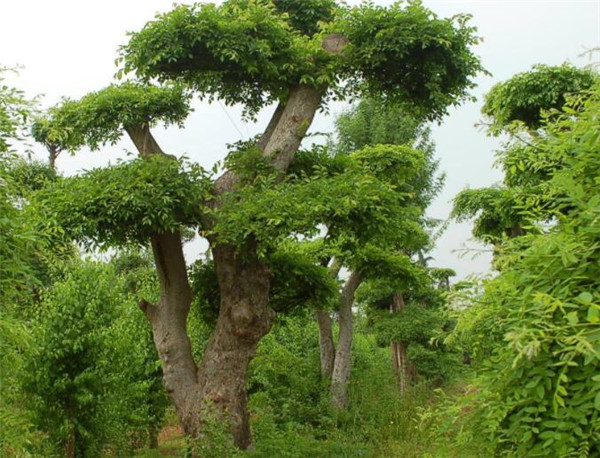
//> input picture TEST_14/Tree.jpg, 600 x 458 px
$ ./main   (built with g++ and OpenCV 4)
//> lines starting //> are read from the running program, lines starting //| are printed output that depends on the picture; after the words box and inside, x2 and y2 are one past the last pixel; in counts of white or black regions, pixels touching at a corner belong together
#include<opencv2/opencv.hpp>
#include<opencv2/highgui.hpp>
#include <iostream>

using namespace cv;
using namespace std;

Mat src,dst,gray,two;
int main()
{
	src = imread("Tree.jpg", IMREAD_UNCHANGED);
//> src is the input picture: 458 rows x 600 cols, CV_8UC3; mean B, G, R 73.1, 125.9, 108.8
	imshow("image",src);
	cvtColor(src,gray,COLOR_BGR2GRAY);
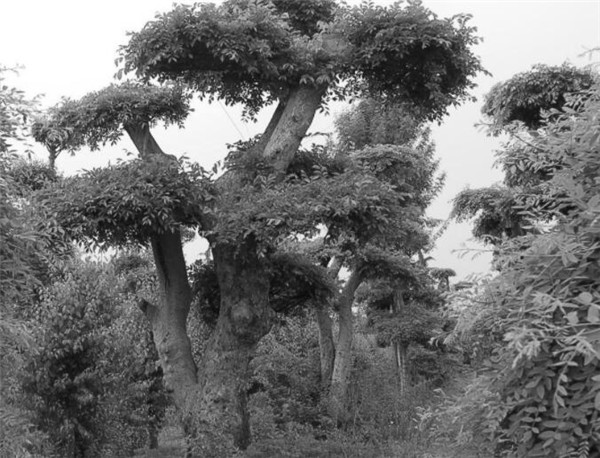
//> gray: 458 rows x 600 cols, CV_8UC1; min 6, max 255, mean 114.8
	imshow("gray",gray);
	adaptiveThreshold(~gray,two,255,ADAPTIVE_THRESH_MEAN_C,THRESH_BINARY,21,0);
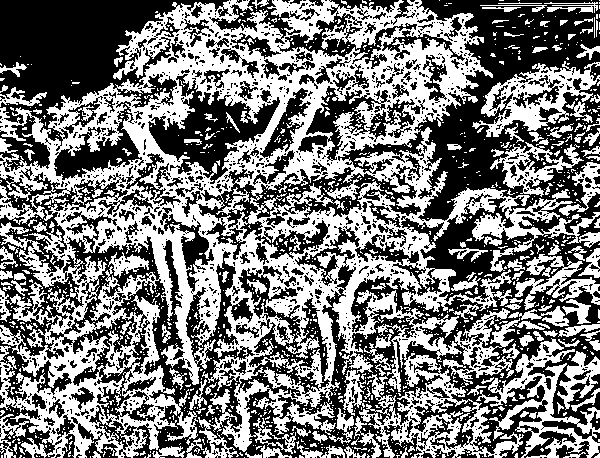
//> two: 458 rows x 600 cols, CV_8UC1; 47.9% white; 1288 white regions (1130 under 20 px), largest, box (x1, y1, x2, y2) and area: (0, 0, 600, 458) 100914, (476, 338, 600, 458) 4071, (472, 61, 600, 137) 3552
	imshow("two",two);
	// [7 lines of commented-out code are left out]


	waitKey(0);
	return 0;
}

$ run again, with TEST_14/xray.jpg copied over TEST_14/Tree.jpg
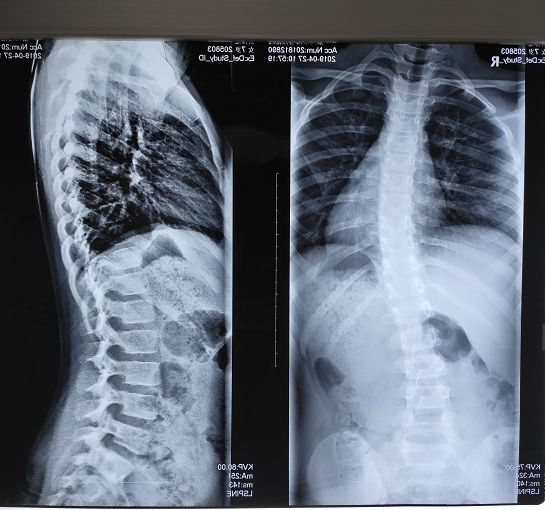
//> input picture TEST_14/xray.jpg, 545 x 510 px
//> src is the input picture: 510 rows x 545 cols, CV_8UC3; mean B, G, R 118.1, 106.6, 98.4
//> `cvtColor(src,gray,COLOR_BGR2GRAY);`:
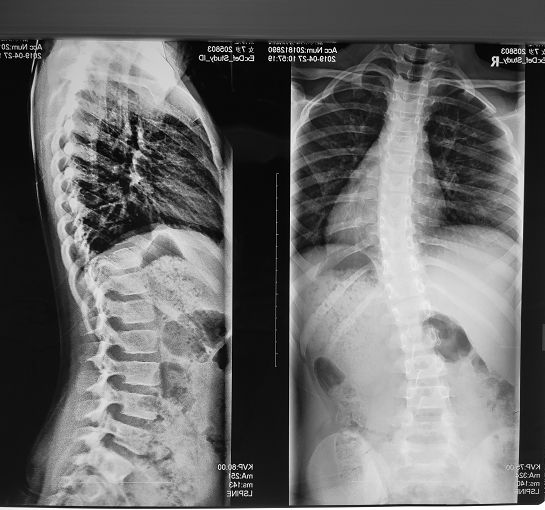
//> gray: 510 rows x 545 cols, CV_8UC1; min 0, max 255, mean 105.5
//> `adaptiveThreshold(~gray,two,255,ADAPTIVE_THRESH_MEAN_C,THRESH_BINARY,2..`:
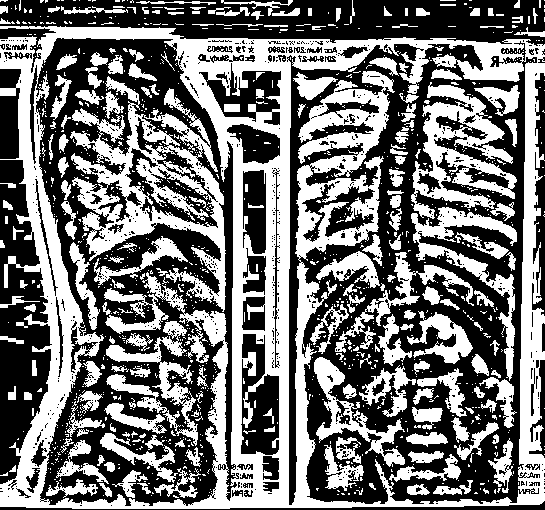
//> two: 510 rows x 545 cols, CV_8UC1; 45.5% white; 1151 white regions (956 under 20 px), largest, box (x1, y1, x2, y2) and area: (0, 26, 545, 509) 64483, (70, 76, 226, 312) 11905, (411, 82, 517, 219) 5786
